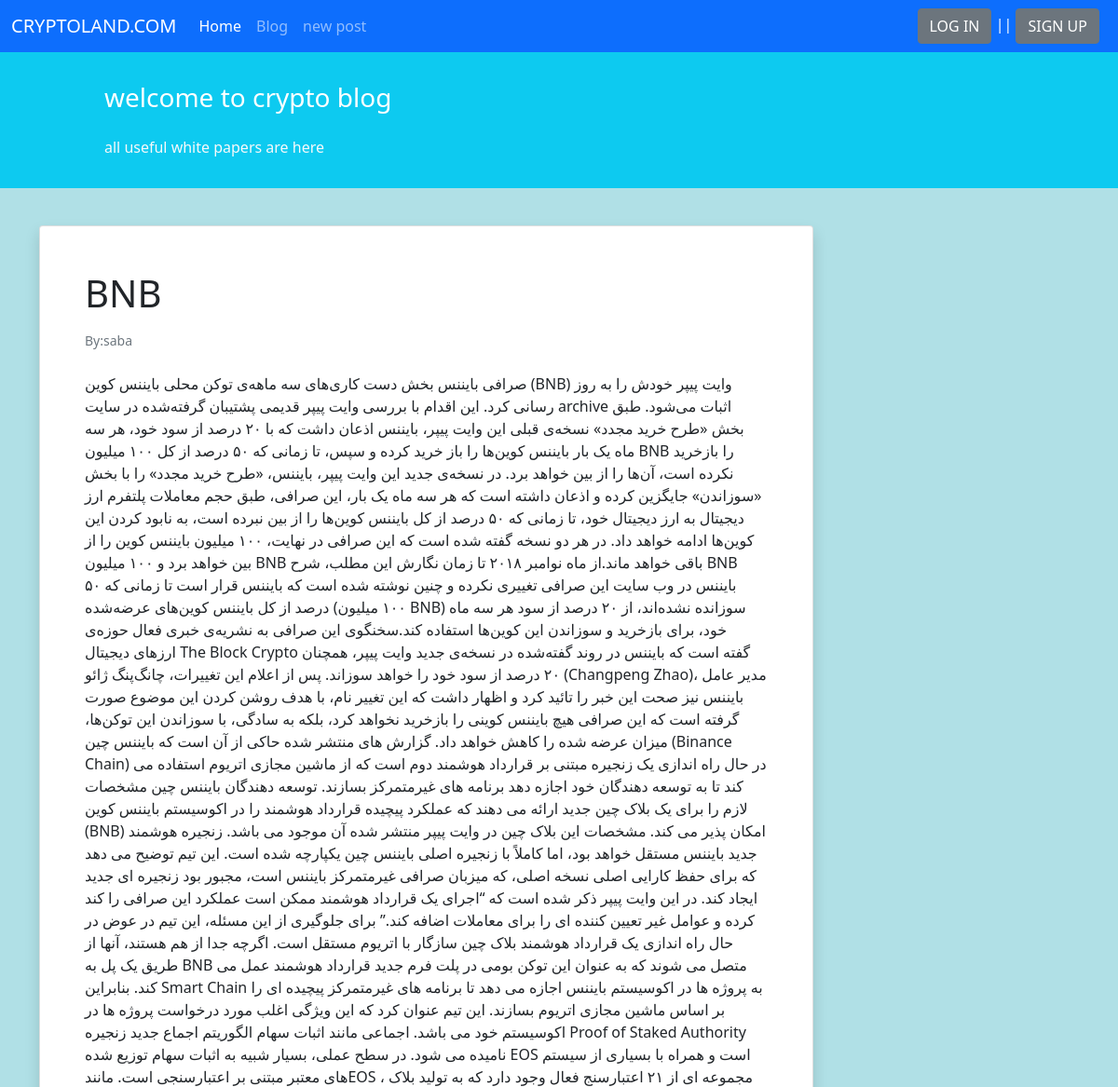
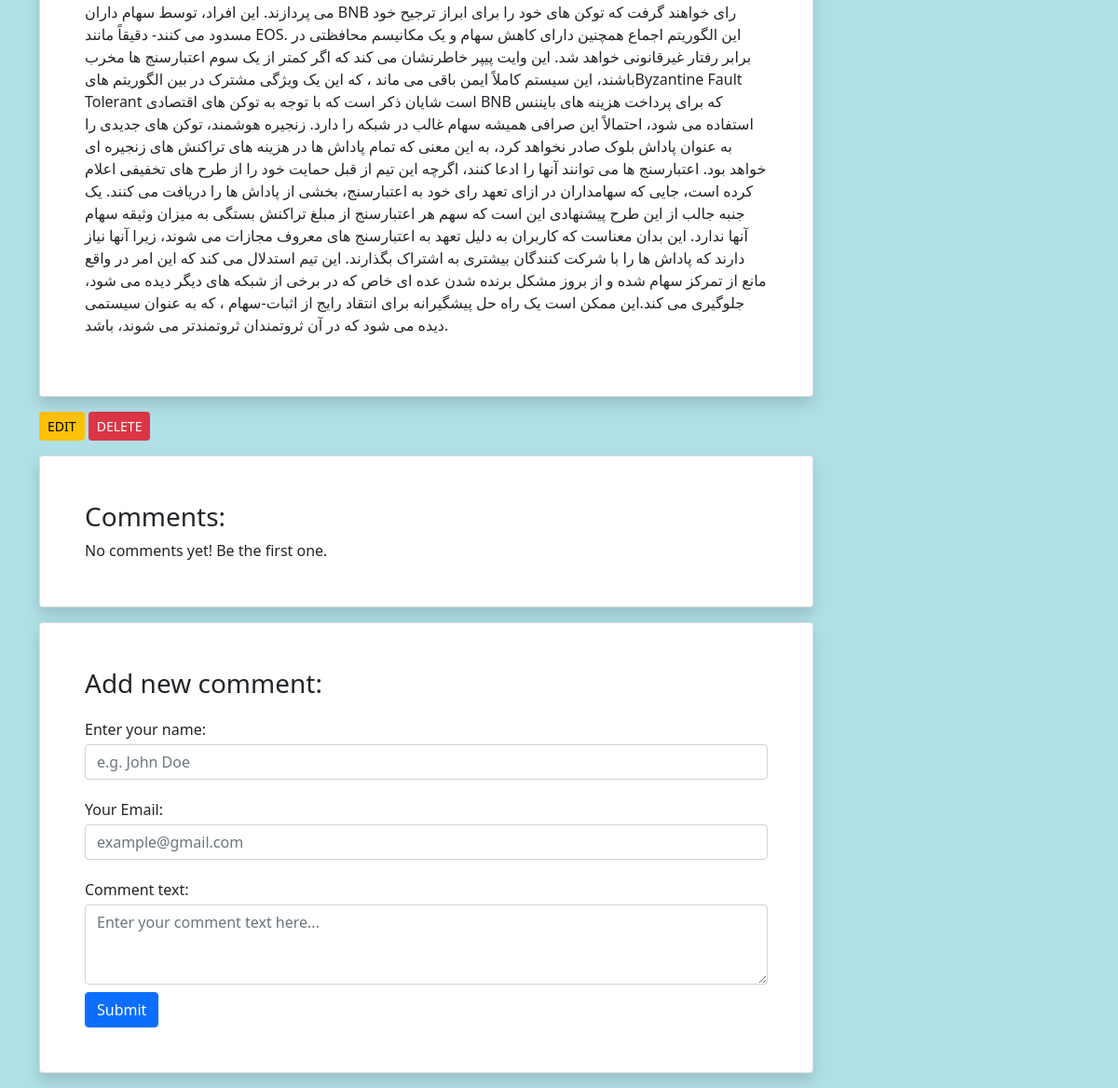
Screenshot of /3/ with the database file from the repository (2 pictures, top to bottom).
### blog/models.py (models this page shows, shortened)
class PostBlog(models.Model):
    STATUS_CHOISES = (
        ('pub', 'published'),
        ('drf', 'draft'),
    )
    author = models.ForeignKey('auth.user', on_delete=models.CASCADE)
    title = models.CharField(max_length=100)
    text = models.TextField()
    date_created = models.DateTimeField(auto_now_add=True)
    date_modified = models.DateTimeField(auto_now=True)
    status = models.CharField(choices=STATUS_CHOISES, max_length=10)

### blog/views.py (the view)
# urls.py: path('<int:pk>/', views.PostIdDetail.as_view(), name='post_id'),
class PostIdDetail(generic.DetailView):
    model = PostBlog
    template_name = 'blog/postdetail.html'
    context_object_name = 'post'

### blog/templates/blog/postdetail.html
{% extends '_base.html' %}
{% block content %}
    <div class="container mt-4">
        <div class="row">
            <div class="col-9">
                <div class="card shadow my-3 p-5">
                    <h1>{{ post.title }}</h1>
                    <p class="small text-muted mt-2">By:{{ post.author }}</p>
                    <p class="mt-2">{{ post.text }}</p>
                </div>
                <div>
                    <a href="{% url 'edit_post' post.id %}" class="btn btn-sm btn-warning"> EDIT</a>
                    <a href="{% url 'post_delete' post.id %}" class="btn btn-sm btn-danger"> DELETE</a>
                </div>
                <div class="card shadow my-3 p-5">
                    <h3>Comments:</h3>
                    No comments yet! Be the first one.
                </div>
                <div class="card shadow my-3 p-5">
                    <h3>Add new comment:</h3>
                    <form method="POST">
                        <div class="form-group py-2">
                            <label class="py-1" for="author_name">Enter your name:</label>
                            <input type="text" class="form-control" placeholder="e.g. John Doe" name="author_name">
                        </div>
                        <div class="form-group py-2">
                            <label class="py-1" for="email">Your Email:</label>
                            <input type="email" class="form-control" placeholder="example@gmail.com" name="email">
                        </div>
                        <div class="form-group py-2">
                            <label class="py-1" for="comment_text">Comment text:</label>
                            <textarea class="form-control" name="text" rows="3"
                                      placeholder="Enter your comment text here..."></textarea>
                        </div>
                        <button type="submit" class="btn btn-primary">Submit</button>
                    </form>
                </div>
            </div>
            <div class="col-3">
            </div>
        </div>
    </div>
{% endblock content %}

### rows the page displays
PostBlog: title "BNB", author "saba", text "صرافی بایننس بخش دست کاری‌های سه ماهه‌ی توکن محلی بایننس کوین (BNB) وایت پیپر خودش را به روز رسانی کرد. این اقدام با بررسی وایت پیپر قدیمی پشتیبان گرفته‌شده در سایت archive اثبات می‌شود. طبق بخش «طرح خرید مجدد» نسخه‌ی قبلی این وایت پیپر، بایننس اذعان داشت که با ۲۰ درصد از سود خود، هر سه ماه یک بار بایننس کوین‌ها را باز خرید کرده و سپس، تا زمانی که ۵۰ درصد از کل ۱۰۰ میلیون BNB را بازخرید نکرده‌ است، آن‌ها را از بین خواهد برد. در نسخه‌ی جدید این وایت پیپر، بایننس، «طرح خرید مجدد» را با بخش «سوزاندن» جایگزین کرده و اذعان داشته است که هر سه ماه یک بار، این صرافی، طبق حجم معاملات پلتفرم ارز دیجیتال به ارز دیجیتال خود، تا زمانی که ۵۰ درصد از کل بایننس کوین‌ها را از بین نبرده است، به نابود کردن…"
